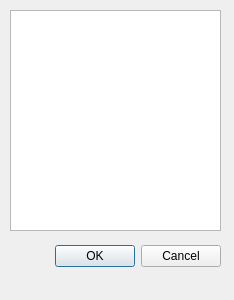
<?xml version="1.0" encoding="UTF-8"?>
<ui version="4.0">
 <class>Dialog</class>
 <widget class="QDialog" name="Dialog">
  <property name="geometry">
   <rect>
    <x>0</x>
    <y>0</y>
    <width>234</width>
    <height>300</height>
   </rect>
  </property>
  <property name="windowTitle">
   <string>Dialog</string>
  </property>
  <widget class="QDialogButtonBox" name="buttonBox">
   <property name="geometry">
    <rect>
     <x>40</x>
     <y>240</y>
     <width>181</width>
     <height>32</height>
    </rect>
   </property>
   <property name="orientation">
    <enum>Qt::Horizontal</enum>
   </property>
   <property name="standardButtons">
    <set>QDialogButtonBox::Cancel|QDialogButtonBox::Ok</set>
   </property>
  </widget>
  <widget class="QListWidget" name="listWidget">
   <property name="geometry">
    <rect>
     <x>10</x>
     <y>10</y>
     <width>211</width>
     <height>221</height>
    </rect>
   </property>
  </widget>
 </widget>
 <resources/>
 <connections>
  <connection>
   <sender>buttonBox</sender>
   <signal>accepted()</signal>
   <receiver>Dialog</receiver>
   <slot>accept()</slot>
   <hints>
    <hint type="sourcelabel">
     <x>248</x>
     <y>254</y>
    </hint>
    <hint type="destinationlabel">
     <x>157</x>
     <y>274</y>
    </hint>
   </hints>
  </connection>
  <connection>
   <sender>buttonBox</sender>
   <signal>rejected()</signal>
   <receiver>Dialog</receiver>
   <slot>reject()</slot>
   <hints>
    <hint type="sourcelabel">
     <x>316</x>
     <y>260</y>
    </hint>
    <hint type="destinationlabel">
     <x>286</x>
     <y>274</y>
    </hint>
   </hints>
  </connection>
 </connections>
</ui>
